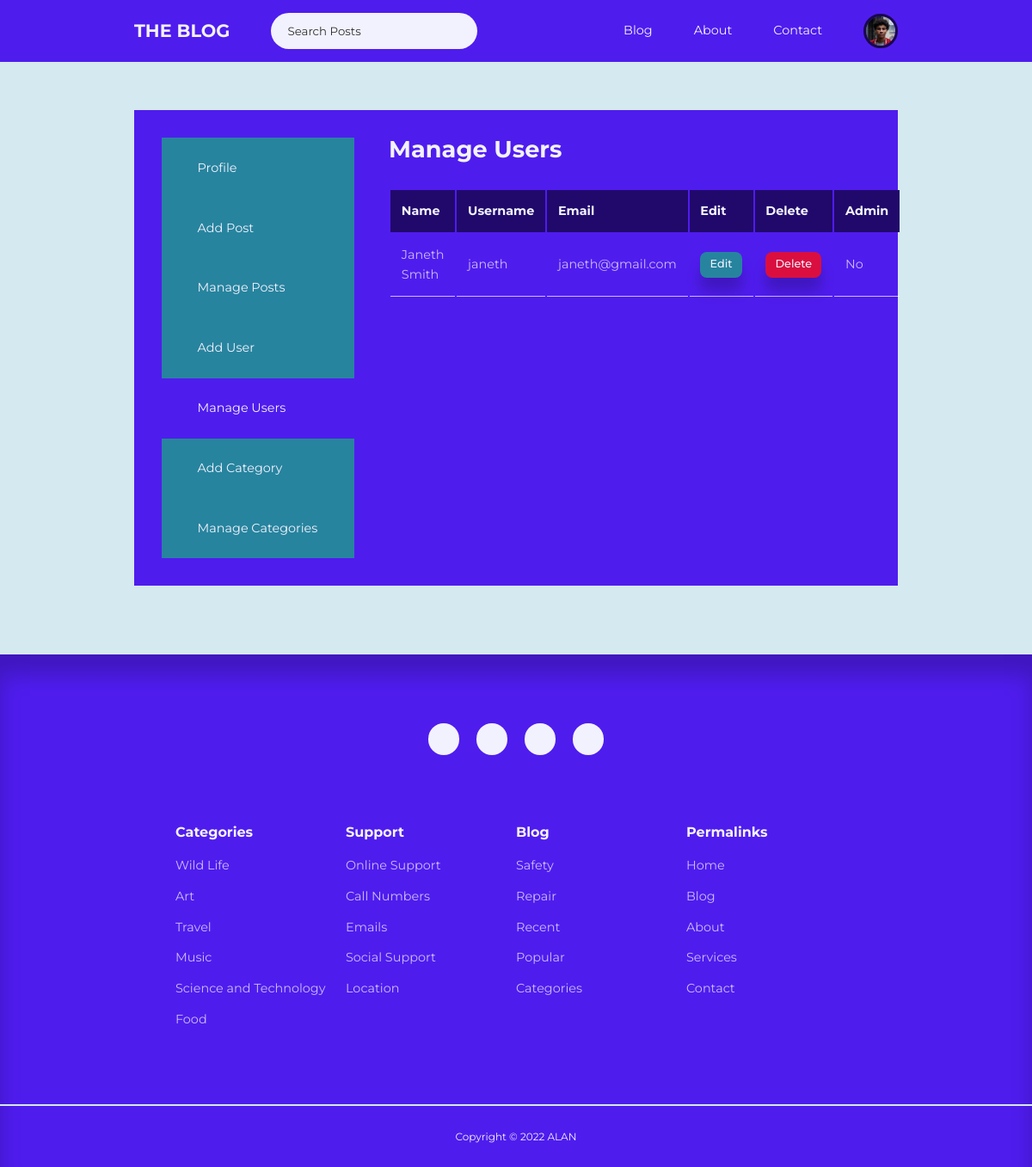
Page /admin/pages/manage-users.php (signed in) on the earlier database version.
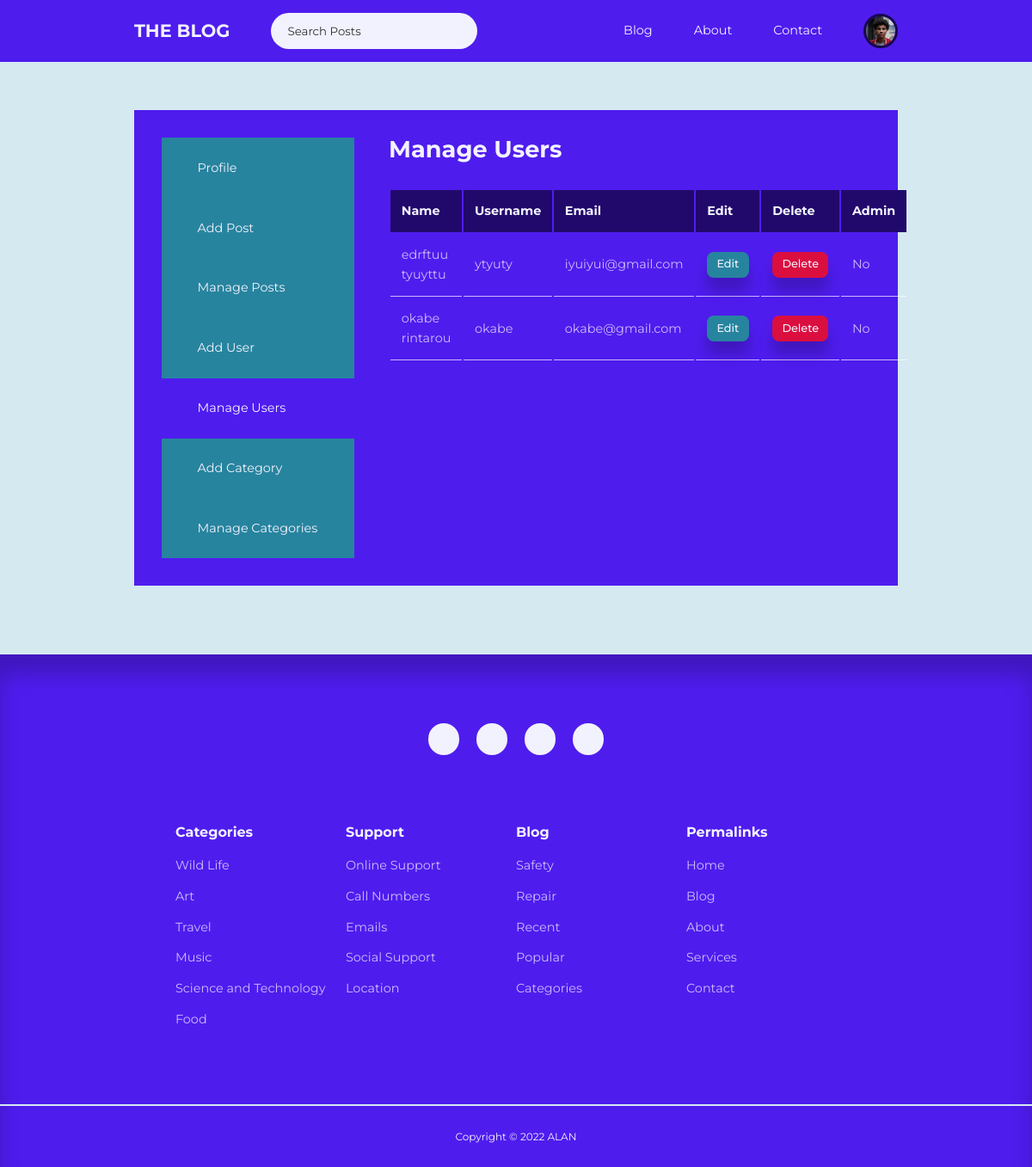
Same page on the later database version.
### tables this page shows
CREATE TABLE `users` (
  `id` int(11) UNSIGNED NOT NULL,
  `firstname` varchar(50) NOT NULL,
  `lastname` varchar(50) NOT NULL,
  `username` varchar(50) NOT NULL,
  `email` varchar(100) NOT NULL,
  `location` varchar(100) NOT NULL,
  `biography` text NOT NULL,
  `password` varchar(255) NOT NULL,
  `avatar` varchar(255) NOT NULL,
  `is_admin` tinyint(1) NOT NULL
);

### admin/pages/manage-users.php (the view, shortened to what this page needs)
<?php
include $_SERVER['DOCUMENT_ROOT'] . '/My Blog/admin/partials/header.php';
$currentAdminId = $_SESSION['user-id'];
$query = "SELECT * FROM users WHERE NOT id='$currentAdminId'";
$users = mysqli_query($connection, $query);
$i = 1;
?>
<section class="profile-section">
    <div class="container profile-container">
        <div class="profile-sidebar">
            <a href="<?php echo ROOT_URL ?>admin/index.php"><i class="uil uil-user-circle"></i>
                <h5>Profile</h5>
            </a>
            <a href="<?php echo ROOT_URL ?>admin/pages/add-post.php"><i class="uil uil-edit-alt"></i>
                <h5>Add Post</h5>
            </a>
            <a href="<?php echo ROOT_URL ?>admin/pages/manage-posts.php"><i class="uil uil-postcard"></i>
                <h5>Manage Posts</h5>
            </a>
            <?php if (isset($_SESSION['user-is-admin'])) : ?>
                <a href="<?php echo ROOT_URL ?>admin/pages/add-user.php"><i class="uil uil-user-plus"></i>
                    <h5>Add User</h5>
                </a>
                <a href="<?php echo ROOT_URL ?>admin/pages/manage-users.php" class="profile-sidebar-active"><i class="uil uil-users-alt"></i>
                    <h5>Manage Users</h5>
                </a>
                <a href="<?php echo ROOT_URL ?>admin/pages/add-category.php"><i class="uil uil-edit"></i>
                    <h5>Add Category</h5>
                </a>
                <a href="<?php echo ROOT_URL ?>admin/pages/manage-categories.php"><i class="uil uil-list-ul"></i>
                    <h5>Manage Categories</h5>
                </a>
            <?php endif ?>
        </div>
        <div class="manage-content">
            <h2>Manage Users</h2>
            <?php if (mysqli_num_rows($users) > 0) : ?>
                <table>
                    <thead>
                        <tr>
                            <th>Name</th>
                            <th>Username</th>
                            <th>Email</th>
                            <th>Edit</th>
                            <th>Delete</th>
                            <th>Admin</th>
                        </tr>
                    </thead>
                    <tbody>
                        <?php while ($user = mysqli_fetch_assoc($users)) : ?>
                            <tr>
                                <td><a class="user-page-link" href="<?= ROOT_URL ?>pages/user-page.php?user=<?= $user["username"] ?>"><?= "{$user['firstname']} {$user['lastname']}" ?></a></td>
                                <td><a class="user-page-link" href="<?= ROOT_URL ?>pages/user-page.php?user=<?= $user["username"] ?>"><?= $user['username'] ?></a></td>
                                <td><a class="user-page-link" href="<?= ROOT_URL ?>pages/user-page.php?user=<?= $user["username"] ?>"><?= $user['email'] ?></a></td>
                                <td><a href="<?php echo ROOT_URL ?>admin/pages/edit-user.php?id=<?= $user['id'] ?>" class="btn sm">Edit</a></td>
                                <td><a onclick="showConfirmMessage(<?= $i ?>)" class="btn sm danger">Delete</a></td>
                                <td><?= $user["is_admin"] ? "Yes" : "No"  ?></td>
                            </tr>
                            <?php
                            $i++
                            ?>
                        <?php endwhile ?>
                    </tbody>
                </table>
            <?php else : ?>
                <div class="alert-message error"><?= "No Users Found" ?></div>
            <?php endif ?>
        </div>
    </div>
</section>
<?php
include $_SERVER['DOCUMENT_ROOT'] . '/My Blog/partials/footer.php';
?>

Differences in the rows shown:
removed users: firstname "Janeth", lastname "Smith", username "janeth", email "janeth@gmail.com", is_admin "No"
added users: firstname "edrftuu", lastname "tyuyttu", username "ytyuty", email "iyuiyui@gmail.com", is_admin "No"
added users: firstname "okabe", lastname "rintarou", username "okabe", email "okabe@gmail.com", is_admin "No"
